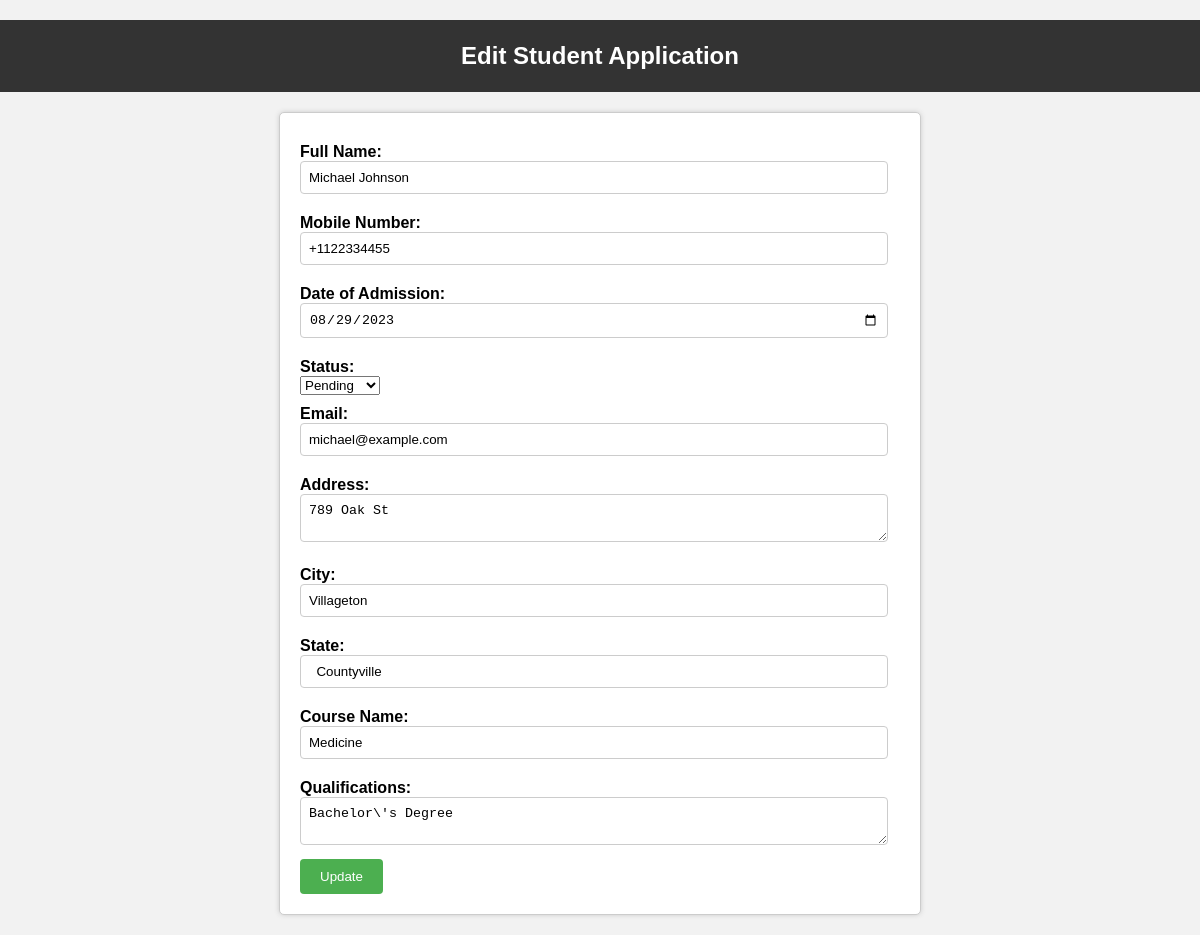
Screenshot of /edit.php?id=6 with the database file from the repository.
### tables this page shows
CREATE TABLE `students` (
  `id` int(11) NOT NULL,
  `name` varchar(255) DEFAULT NULL,
  `dob` date DEFAULT NULL,
  `mobile_number` varchar(15) DEFAULT NULL,
  `email` varchar(255) DEFAULT NULL,
  `address` varchar(255) DEFAULT NULL,
  `city` varchar(255) DEFAULT NULL,
  `state` varchar(255) DEFAULT NULL,
  `course` varchar(255) DEFAULT NULL,
  `date_of_admission` date DEFAULT NULL,
  `qualifications` text DEFAULT NULL,
  `photo` varchar(255) DEFAULT NULL,
  `status` enum('Pending','Approved','Rejected') DEFAULT 'Pending'
);

### edit.php (the view, shortened to what this page needs)
<?php
include("includes/db_connection.php");
if (isset($_GET['id'])) {
    $student_id = $_GET['id'];
    $sql = "SELECT * FROM students WHERE id = $student_id";
    $result = mysqli_query($conn, $sql);
    if ($result) {
        if (mysqli_num_rows($result) == 1) {
            $row = mysqli_fetch_assoc($result);
        } else {
            echo "No student found with this ID.";
        }
    } else {
        die("Error: " . mysqli_error($conn));
    }
} else {
    echo "Student ID not provided.";
}
?>
<!DOCTYPE html>
<html>
<head>
    <link rel="stylesheet" type="text/css" href="assets/css/style.css">
</head>
<body>
    <h1>Edit Student Application</h1>
    <form action="edit.php?id=<?php echo $student_id; ?>" method="POST">
        <label for="name">Full Name:</label>
        <input type="text" name="name" value="<?php echo $row['name']; ?>" required>
        <label for="mobile_number">Mobile Number:</label>
        <input type="text" name="mobile_number" value="<?php echo $row['mobile_number']; ?>" required>
        <label for="date_of_admission">Date of Admission:</label>
        <input type="date" name="date_of_admission" value="<?php echo $row['date_of_admission']; ?>" required>
        <label for="status">Status:</label>
        <select name="status">
            <option value="Pending" <?php if ($row['status'] === 'Pending') echo 'selected'; ?>>Pending</option>
        </select>
        <label for="email">Email:</label>
        <input type="email" name="email" value="<?php echo $row['email']; ?>" required>
        <label for="address">Address:</label>
        <textarea name="address" required><?php echo $row['address']; ?></textarea>
        <label for="city">City:</label>
        <input type="text" name="city" value="<?php echo $row['city']; ?>" required>
        <label for="state">State:</label>
        <input type="text" name="state" value="<?php echo $row['state']; ?>" required>
        <label for="course">Course Name:</label>
        <input type="text" name="course" value="<?php echo $row['course']; ?>" required>
        <label for="qualifications">Qualifications:</label>
        <textarea name="qualifications" required><?php echo $row['qualifications']; ?></textarea>
        <input type="submit" value="Update">
    </form>
</body>
</html>

### assets/css/style.css (style rules this page uses)
body { font-family: Arial, sans-serif; background-color: #f2f2f2; margin: 0; padding: 0; }
h1 { text-align: center; background-color: #333; color: #fff; padding: 22px; margin: 0; }
form { max-width: 600px; margin: 20px auto; padding: 20px; background-color: #fff; border: 1px solid #ccc; border-radius: 5px; box-shadow: 0px 0px 5px 0px #ccc; }
label { display: block; font-weight: bold; margin-top: 10px; }
input[type="text"], input[type="date"], input[type="email"], textarea { width: 95%; padding: 8px; margin-bottom: 10px; border: 1px solid #ccc; border-radius: 4px; }
textarea { resize: vertical; }
input[type="submit"] { background-color: #4CAF50; color: #fff; padding: 10px 20px; border: none; border-radius: 4px; cursor: pointer; }
h1 { font-size: 24px; text-align: center; margin-top: 20px; color: #fff; }

### rows the page displays
students: name "Michael Johnson", mobile_number "+1122334455", date_of_admission "08/29/2023", status "Pending", email "michael@example.com", address "789 Oak St", city "Villageton", state "Countyville", course "Medicine", qualifications "Bachelor\\'s Degree"
